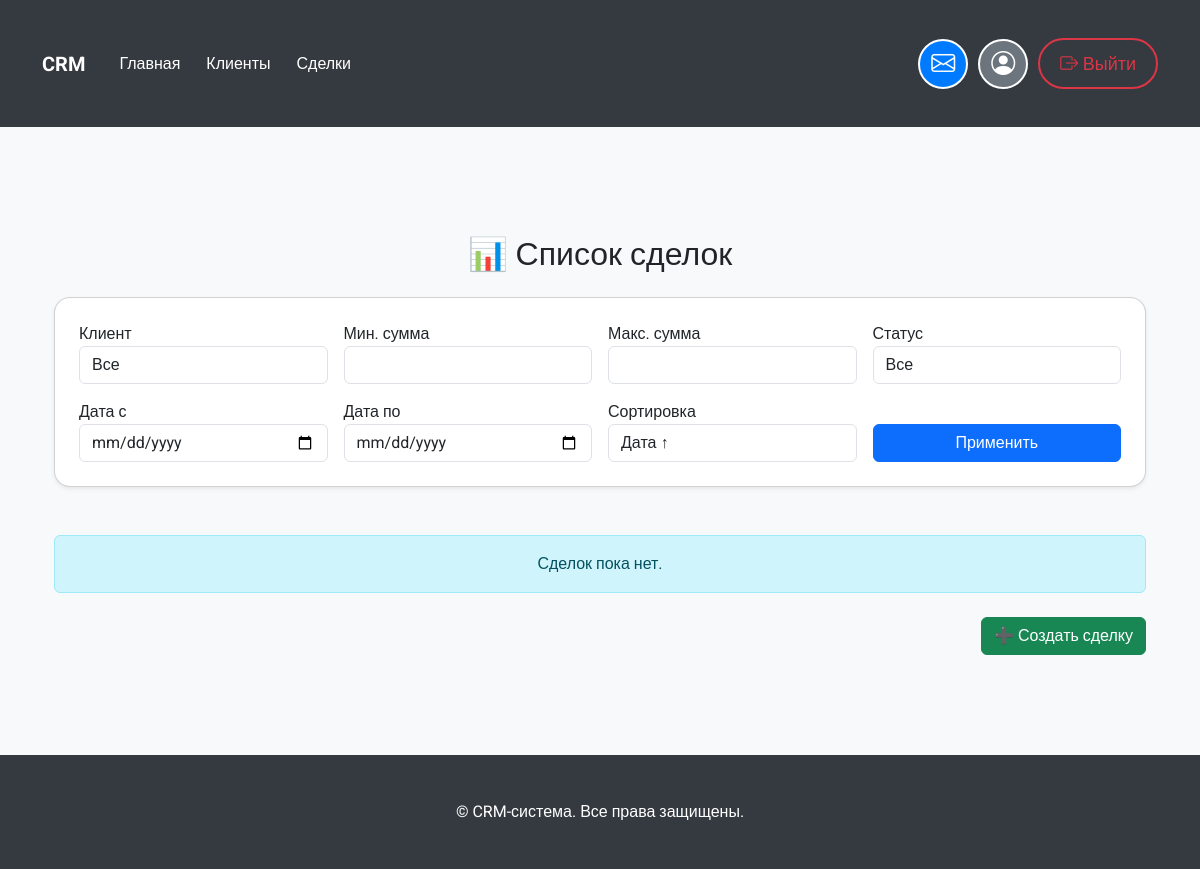
The page /deal_list/ (signed in) on the database as committed earlier.
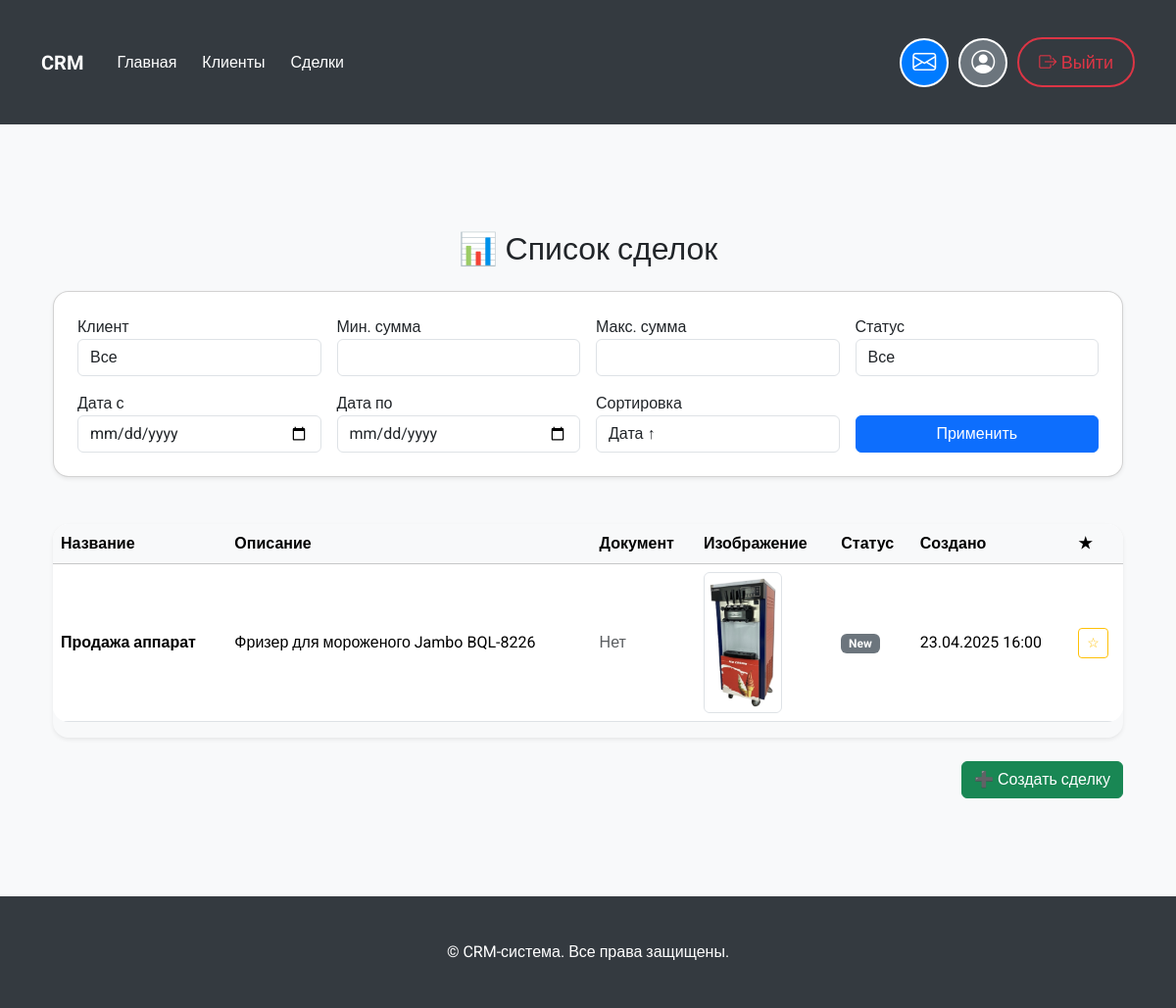
The same page on the database as committed later.
### crm/models.py (models this page shows, shortened)
class Deal(models.Model):
    STATUS_CHOICES = [
        ('new', _('New')),
        ('in_progress', _('In Progress')),
        ('completed', _('Completed')),
        ('rejected', _('Rejected')),
    ]
    created_by = models.ForeignKey(
    CustomUser,
    on_delete=models.SET_NULL,
    null=True,
    related_name='created_deals',
    verbose_name=_('Created By')
)
    client = models.ForeignKey(Client, on_delete=models.CASCADE, related_name='deals', verbose_name=_('Client'))
    title = models.CharField(max_length=255, verbose_name=_('Deal Title'))
    description = models.TextField(verbose_name=_('Description'))
    amount = models.DecimalField(max_digits=10, decimal_places=2, verbose_name=_('Amount'))
    document = models.FileField(upload_to='deal_documents/%Y/%m/%d/', null=True, blank=True, verbose_name=_('Document'))
    image = models.ImageField(upload_to='deal_images/%Y/%m/%d/', null=True, blank=True, verbose_name=_('Image'))
    created_at = models.DateTimeField(auto_now_add=True, verbose_name=_('Created At'))
    status = models.CharField(max_length=50, choices=STATUS_CHOICES, default='new', verbose_name=_('Status'))
    assigned_to = models.ForeignKey(CustomUser, on_delete=models.SET_NULL, null=True, related_name='assigned_deals', verbose_name=_('Assigned To'))
    favorites = models.ManyToManyField(User, related_name='favorite_deals', blank=True, verbose_name=_('Favorites'))
    class Meta:
        verbose_name = _('Deal')
        verbose_name_plural = _('Deals')
        ordering = ['-created_at']
        indexes = [
            models.Index(fields=['status']),
            models.Index(fields=['created_at']),
        ]

### crm/views.py (the view)
# urls.py: path('deal_list/', views.deal_list, name='deal_list'),
@login_required
def deal_list(request):
    deals = Deal.objects.all()
    clients = Client.objects.all()
    client_id = request.GET.get('client')
    min_amount = request.GET.get('min_amount')
    max_amount = request.GET.get('max_amount')
    start_date = request.GET.get('start_date')
    end_date = request.GET.get('end_date')
    status = request.GET.get('status')
    sort_by = request.GET.get('sort_by')
    if client_id:
        deals = deals.filter(client__id=client_id)
    if min_amount:
        deals = deals.filter(amount__gte=float(min_amount))
    if max_amount:
        deals = deals.filter(amount__lte=float(max_amount))
    if status:
        deals = deals.filter(status=status)
    if start_date:
        try:
            deals = deals.filter(created_at__date__gte=datetime.strptime(start_date, '%Y-%m-%d').date())
        except ValueError:
            pass
    if end_date:
        try:
            deals = deals.filter(created_at__date__lte=datetime.strptime(end_date, '%Y-%m-%d').date())
        except ValueError:
            pass
    if sort_by == "date_asc":
        deals = deals.order_by("created_at")
    elif sort_by == "date_desc":
        deals = deals.order_by("-created_at")
    elif sort_by == "amount_asc":
        deals = deals.order_by("amount")
    elif sort_by == "amount_desc":
        deals = deals.order_by("-amount")
    return render(request, 'crm/deal_list.html', {
        'deals': deals,
        'clients': clients,
        'filters': request.GET
    })

### crm/templates/crm/deal_list.html (shortened to what this page needs)
{% extends 'base.html' %}
{% block content %}
<div class="container mt-5">
    <h2 class="mb-4 text-center">📊 Список сделок</h2>
    <div class="card p-4 shadow-sm mb-5 rounded-4">
        <form method="GET" class="row g-3">
            <div class="col-md-3">
                <label for="client">Клиент</label>
                <select name="client" class="form-control" id="client">
                    <option value="">Все</option>
                </select>
            </div>
            <div class="col-md-3">
                <label for="min_amount">Мин. сумма</label>
                <input type="number" name="min_amount" class="form-control" value="{{ request.GET.min_amount }}">
            </div>
            <div class="col-md-3">
                <label for="max_amount">Макс. сумма</label>
                <input type="number" name="max_amount" class="form-control" value="{{ request.GET.max_amount }}">
            </div>
            <div class="col-md-3">
                <label for="status">Статус</label>
                <select name="status" class="form-control">
                    <option value="">Все</option>
                </select>
            </div>
            <div class="col-md-3">
                <label for="start_date">Дата с</label>
                <input type="date" name="start_date" class="form-control" value="{{ request.GET.start_date }}">
            </div>
            <div class="col-md-3">
                <label for="end_date">Дата по</label>
                <input type="date" name="end_date" class="form-control" value="{{ request.GET.end_date }}">
            </div>
            <div class="col-md-3">
                <label for="sort_by">Сортировка</label>
                <select name="sort_by" class="form-control">
                    <option value="date_asc" {% if request.GET.sort_by == "date_asc" %}selected{% endif %}>Дата ↑</option>
                </select>
            </div>
            <div class="col-md-3 align-self-end">
                <button type="submit" class="btn btn-primary w-100">Применить</button>
            </div>
        </form>
    </div>
    {% if deals %}
    <div class="table-responsive rounded-4 shadow-sm">
        <table class="table table-hover align-middle bg-white rounded-4 overflow-hidden">
            <thead class="table-light">
                <tr>
                    <th>Название</th>
                    <th>Описание</th>
                    <th>Документ</th>
                    <th>Изображение</th>
                    <th>Статус</th>
                    <th>Создано</th>
                    <th>★</th>
                </tr>
            </thead>
            <tbody>
                {% for deal in deals %}
                <tr>
                    <td class="fw-bold">{{ deal.title }}</td>
                    <td>{{ deal.description|truncatechars:60 }}</td>
                    <td>
                        {% if deal.document %}
                            <a href="{{ deal.document.url }}" class="btn btn-sm btn-outline-info">Скачать</a>
                        {% else %}
                            <span class="text-muted">Нет</span>
                        {% endif %}
                    </td>
                    <td>
                        {% if deal.image %}
                            <img src="{{ deal.image.url }}" alt="Image" class="img-thumbnail" style="max-width: 80px;">
                        {% else %}
                            <span class="text-muted">Нет</span>
                        {% endif %}
                    </td>
                    <td>
                        <span class="badge bg-secondary">{{ deal.get_status_display }}</span>
                    </td>
                    <td>{{ deal.created_at|date:"d.m.Y H:i" }}</td>
                    <td>
                        {% if user in deal.favorites.all %}
                            <a href="{% url 'toggle_favorite' deal.id %}" class="btn btn-warning btn-sm">★</a>
                        {% else %}
                            <a href="{% url 'toggle_favorite' deal.id %}" class="btn btn-outline-warning btn-sm">☆</a>
                        {% endif %}
                    </td>
                </tr>
                {% endfor %}
            </tbody>
        </table>
    </div>
    {% else %}
        <div class="alert alert-info text-center mt-5">Сделок пока нет.</div>
    {% endif %}
    <div class="text-end mt-4">
        <a class="btn btn-success" href="{% url 'create_deal' %}">➕ Создать сделку</a>
    </div>
</div>
{% endblock %}

### templates/base.html (shortened to what this page needs)
<!DOCTYPE html>
<html lang="ru">
<head>
    <link href="https://cdn.jsdelivr.net/npm/bootstrap@5.3.3/dist/css/bootstrap.min.css" rel="stylesheet">
</head>
<body>
    <nav class="navbar navbar-expand-lg navbar-dark">
        <div class="container">
            <a class="navbar-brand" href="{% url 'home' %}" style="font-weight: bold;">CRM</a>
            <div class="collapse navbar-collapse" id="navbarNav">
                <ul class="navbar-nav me-auto">
                    <li class="nav-item"><a class="nav-link" href="{% url 'home' %}">Главная</a></li>
                    <li class="nav-item"><a class="nav-link" href="{% url 'client_list' %}">Клиенты</a></li>
                    <li class="nav-item"><a class="nav-link" href="{% url 'deal_list' %}">Сделки</a></li>
                </ul>
                <ul class="navbar-nav d-flex align-items-center">
                    {% if user.is_authenticated %}
                        <li class="nav-item mail-btn">
                            <a href="{% url 'message_list' %}" class="nav-link">
                                <i class="bi bi-envelope"></i>
                            </a>
                        </li>
                        <li class="nav-item profile-btn">
                            <a href="{% url 'profile' %}" class="nav-link">
                                <i class="bi bi-person-circle"></i>
                            </a>
                        </li>
                        <li class="nav-item">
                            <form method="post" action="{% url 'logout' %}">
                                <button type="submit" class="btn logout-btn">
                                    <i class="bi bi-box-arrow-right"></i> Выйти
                                </button>
                            </form>
                        </li>
                    {% endif %}
                </ul>
            </div>
        </div>
    </nav>
    <div class="container">
        {% block content %}{% endblock %}
    </div>
    <footer>
        <div class="container">
            &copy; {{ now.year }} CRM-система. Все права защищены.
        </div>
    </footer>
    <link href="https://cdn.jsdelivr.net/npm/bootstrap-icons/font/bootstrap-icons.css" rel="stylesheet">
</body>
</html>

### templates/base.html (style rules this page uses)
body { font-family: 'Roboto', sans-serif; background-color: #f8f9fa; }
.navbar { background-color: #343a40; }
.navbar-brand, .nav-link { color: #ffffff !important; }
.navbar-nav .nav-item { display: flex; align-items: center; margin-left: 10px; }
footer { background-color: #343a40; color: white; padding: 15px 0; text-align: center; margin-top: 40px; }
.container { padding-top: 30px; padding-bottom: 30px; }
.profile-btn, .mail-btn { width: 50px; height: 50px; border-radius: 50%; display: flex; align-items: center; justify-content: center; font-size: 24px; border: 2px solid #ffffff; transition: all 0.3s ease; }
.mail-btn { background-color: #007bff; color: white; }
.profile-btn { background-color: #6c757d; }
.logout-btn { font-size: 18px; padding: 10px 20px; border-radius: 30px; background-color: transparent; color: #dc3545; border: 2px solid #dc3545; transition: all 0.3s ease; }

Rows that differ between the two databases and show on the page:
added Deal: title "Продажа аппарат", description "Фризер для мороженого Jambo BQL-8226", document "Нет", image (picture), status "New", created_at "23.04.2025 16:00"
Other text that changed with them:
text no longer shown: "Сделок пока нет."
text now shown: "Название Описание Документ Изображение Статус Создано ★"
